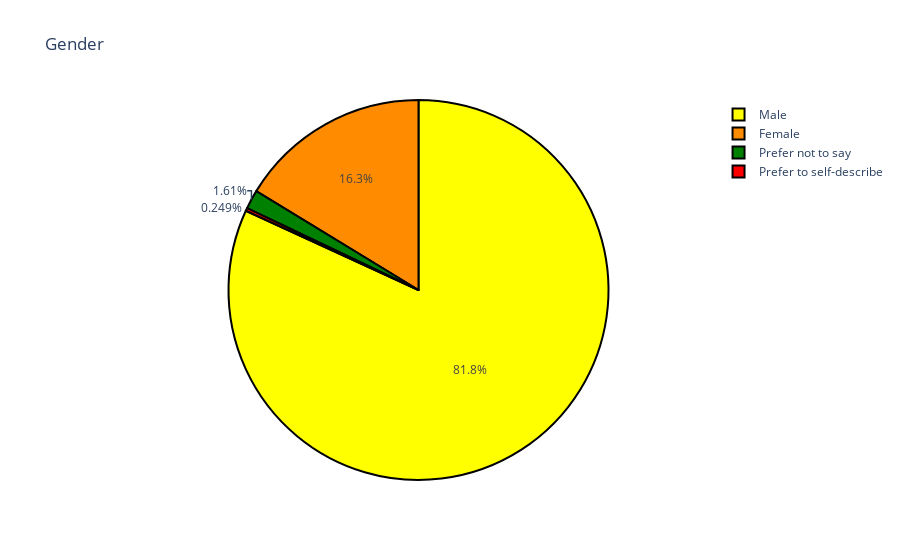

Write notebook code for a chart like this one.
### Markdown cell above
### Visualizing gender distribution

### Code cell
gender = df['gender'].value_counts()

colors = ['yellow', 'darkorange', 'green', 'red']
trace = go.Pie(values=(np.array((gender / gender.sum())*100)),labels=(np.array(gender.index)))
layout = go.Layout(title='Gender')

data = [trace]
fig = go.Figure(trace,layout)
fig.update_traces(marker=dict(colors=colors, line=dict(color='#000000', width=2)))
fig.show()

py.plot(fig)

### Figure 1 — Plotly figure (JSON) as saved in the notebook; plotly's stock layout.template omitted (floating-point values rounded to 4 significant figures)
{"data": [{"labels": ["Male", "Female", "Prefer not to say", "Prefer to self-describe"], "marker": {"colors": ["yellow", "darkorange", "green", "red"], "line": {"color": "#000000", "width": 2}}, "type": "pie", "values": [81.85, 16.29, 1.613, 0.2485]}], "layout": {"title": {"text": "Gender"}}}
